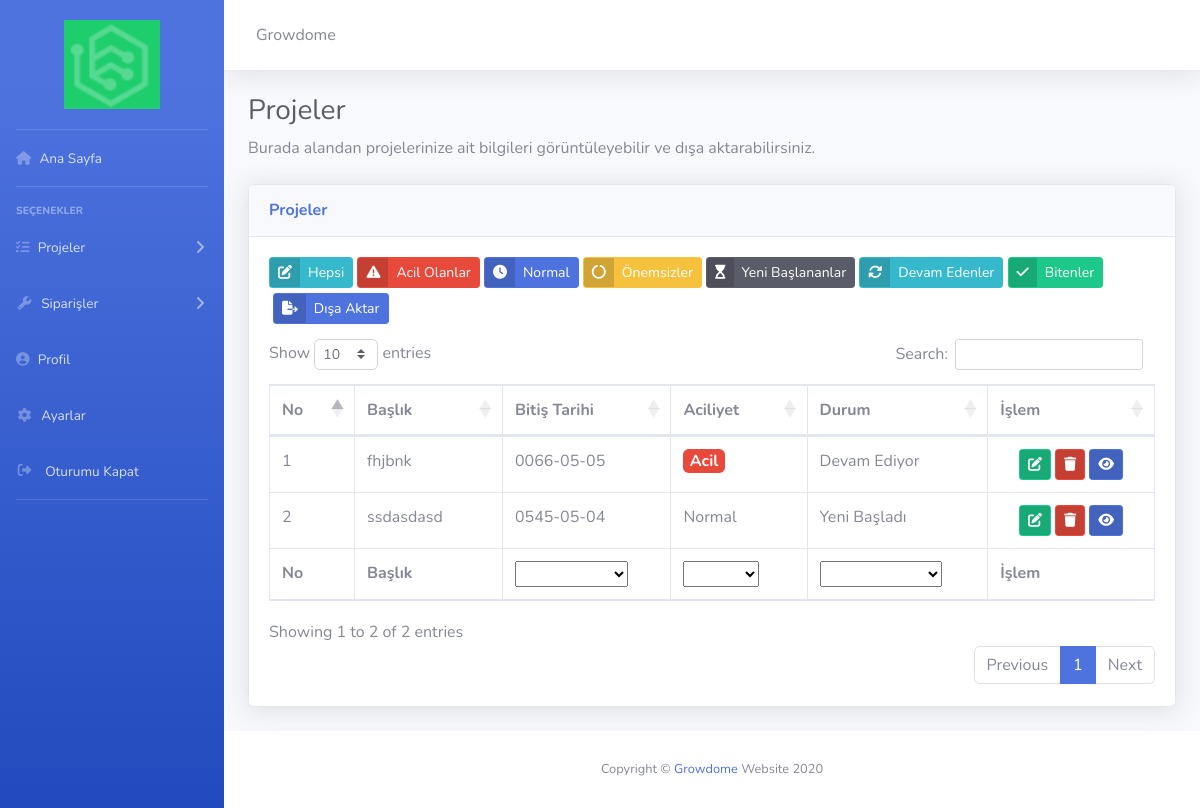
The page /projeler.php (signed in) on the database its author committed.
### tables this page shows
CREATE TABLE `ayarlar` (
  `id` int(11) NOT NULL,
  `site_baslik` varchar(300) NOT NULL,
  `site_aciklama` varchar(500) NOT NULL,
  `site_sahibi` varchar(200) NOT NULL,
  `mail_onayi` int(11) NOT NULL,
  `duyuru_onayi` int(11) NOT NULL,
  `site_logo` varchar(250) NOT NULL
);

CREATE TABLE `proje` (
  `proje_id` int(11) NOT NULL,
  `proje_baslik` varchar(250) NOT NULL,
  `proje_teslim_tarihi` date NOT NULL,
  `proje_aciliyet` varchar(50) NOT NULL,
  `proje_durum` varchar(50) NOT NULL,
  `proje_detay` text NOT NULL,
  `proje_baslama_tarihi` datetime NOT NULL DEFAULT current_timestamp(),
  `dosya_yolu` varchar(500) NOT NULL
);

### projeler.php (the view, shortened to what this page needs)
<?php
include'header.php'
?>
<link href="vendor/datatables/dataTables.bootstrap4.min.css" rel="stylesheet">
<div class="container-fluid">
  <h1 class="h3 mb-2 text-gray-800">Projeler</h1>
  <p class="mb-4">Burada alandan projelerinize ait bilgileri görüntüleyebilir ve dışa aktarabilirsiniz.</p>
  <div class="card shadow mb-4">
    <div class="card-header py-3">
      <h6 class="m-0 font-weight-bold text-primary">Projeler</h6>
    </div>
    <div class="card-body" style="width: 100%">
      <div class="mobilgizle gizlemeyiac" style="margin-bottom: 10px;">
        <button type="button" id="hepsi" style="margin-bottom: 5px;" class="btn btn-sm btn-info btn-icon-split">
          <span class="icon text-white-65">
            <i class="fas fa-edit"></i>
          </span>
          <span class="text">Hepsi</span>
        </button>
        <button type="button" id="acil" style="margin-bottom: 5px;" class="btn btn-sm btn-danger btn-icon-split">
          <span class="icon text-white-65">
            <i class="fas fa-exclamation-triangle"></i>
          </span>
          <span class="text">Acil Olanlar</span>
        </button>
        <button type="button" id="normal" style="margin-bottom: 5px;" class="btn btn-sm btn-primary btn-icon-split">
          <span class="icon text-white-65">
            <i class="fas fa-clock"></i>
          </span>
          <span class="text">Normal</span>
        </button>
        <button type="button" id="acelesiyok" style="margin-bottom: 5px;" class="btn btn-sm btn-warning btn-icon-split">
          <span class="icon text-white-65">
            <i class="fas fa-circle-notch"></i>
          </span>
          <span class="text">Önemsizler</span>
        </button>
        <button type="button" id="yeni" style="margin-bottom: 5px;" class="btn btn-sm btn-dark btn-icon-split">
          <span class="icon text-white-65">
            <i class="fas fa-hourglass-start"></i>
          </span>
          <span class="text">Yeni Başlananlar</span>
        </button>
        <button type="button" id="devam" style="margin-bottom: 5px;" class="btn btn-sm btn-info btn-icon-split">
          <span class="icon text-white-65">
            <i class="fas fa-sync-alt"></i>
          </span>
          <span class="text">Devam Edenler</span>
        </button>
        <button type="button" id="bitti" style="margin-bottom: 5px;" class="btn btn-sm btn-success btn-icon-split">
          <span class="icon text-white-65">
            <i class="fas fa-check"></i>
          </span>
          <span class="text">Bitenler</span>
        </button>
        <span class="dropdown no-arrow">
         <button data-toggle="dropdown" aria-expanded="false" type="button" id="aktarmagizleme" style="margin-left: 4px; margin-bottom: 5px;" class="btn btn-sm btn-primary btn-icon-split dropdown-toggle"><span class="icon text-white-65"><i class="fas fa-file-export"></i></span><span class="text">Dışa Aktar</span>
         </button>
      </span>
    </div>
    <div class="table-responsive">
      <table class="table table-bordered" id="dataTable" width="100%" cellspacing="0">
        <thead>
          <tr>
            <th>No</th>
            <th>Başlık</th>
            <th>Bitiş Tarihi</th>
            <th>Aciliyet</th>
            <th>Durum</th>
            <th>İşlem</th>
          </tr>
        </thead>
        <tbody>
         <?php
         $say=0;
         $projesor=$db->prepare("SELECT * FROM proje ORDER BY proje_id DESC");
         $projesor->execute();
         while ($projecek=$projesor->fetch(PDO::FETCH_ASSOC)) { $say++?>
           <tr>
            <td><?php echo $say; ?></td>
            <td><?php echo $projecek['proje_baslik']; ?></td>
            <td><?php echo $projecek['proje_teslim_tarihi']; ?></td>
            <td><?php
            if ($projecek['proje_aciliyet']=="Acil") {
              echo '<span class="badge badge-danger" style="font-size:1rem">Acil</span>';
            } else {
              echo $projecek['proje_aciliyet'];
            }
            ?></td>
            <td><?php
            if ($projecek['proje_durum']=="Bitti") {
              echo '<span class="badge badge-success" style="font-size:1rem">Bitti</span>';
           } else {
            echo $projecek['proje_durum'];
          }
          ?></td>
          <td>
             <div class="d-flex justify-content-center">
              <form action="projeduzenle.php" method="POST">
                <button type="submit" name="duzenleme" class="btn btn-success btn-sm btn-icon-split">
                  <span class="icon text-white-60">
                    <i class="fas fa-edit"></i>
                  </span>
                </button>
              </form>
              <form class="mx-1" action="islemler/islem.php" method="POST">
                <button type="submit" name="projesilme" class="btn btn-danger btn-sm btn-icon-split">
                  <span class="icon text-white-60">
                    <i class="fas fa-trash"></i>
                  </span>
                </button>
              </form>
            <form action="proje.php" method="POST">
              <button type="submit" name="proje_bak" class="btn btn-primary btn-sm btn-icon-split">
                <span class="icon text-white-60">
                  <i class="fas fa-eye"></i>
                </span>
              </button>
            </form>
          </div>
        </td>
      </tr>
    <?php } ?>
  </tbody>
  <tfoot>
    <tr>
      <th>No</th>
      <th>Başlık</th>
      <th>Bitiş Tarihi</th>
      <th>Aciliyet</th>
      <th>Durum</th>
      <th>İşlem</th>
    </tr>
  </tfoot>
</table>
</div>
</div>
</div>
</div>
<?php include'footer.php' ?>

### header.php (shortened to what this page needs)
<?php
include 'islemler/baglan.php';
$ayarsor=$db->prepare("SELECT * FROM ayarlar");
$ayarsor->execute();
$ayarcek=$ayarsor->fetch(PDO::FETCH_ASSOC);
?>
<!DOCTYPE html>
<html lang="tr">
<head>
  <link href="vendor/fontawesome-free/css/all.min.css" rel="stylesheet" type="text/css">
  <link href="css/sb-admin-2.min.css" rel="stylesheet">
<body id="page-top">
  <div id="wrapper">
    <ul class="navbar-nav bg-gradient-primary sidebar sidebar-dark accordion" id="accordionSidebar">
      <li class="nav-item mt-1 mb-1">
        <center>
          <a class="nav-link" style="text-align: center;" href="index.php" title="Ana Sayfa">
            <img style="width: 50%; height: auto;" src="<?php echo $ayarcek['site_logo'] ?>" alt="<?php echo $ayarcek['site_baslik'] ?>">
          </a>
        </center>
      </li>
      <hr class="sidebar-divider my-0">
      <li class="nav-item">
        <a class="nav-link" href="index.php">
          <i class="fas fa-home"></i>
          <span>Ana Sayfa</span></a>
        </li>
        <hr class="sidebar-divider">
        <div class="sidebar-heading">
          Seçenekler
        </div>
     <li class="nav-item">
          <a class="nav-link collapsed" href="#" data-toggle="collapse" data-target="#collapseone" aria-expanded="true" aria-controls="collapseone">
            <i class="fas fa-tasks"></i>
            <span>Projeler</span>
          </a>
      </li>
      <li class="nav-item">
        <a class="nav-link collapsed" href="#" data-toggle="collapse" data-target="#collapseUtilities" aria-expanded="true" aria-controls="collapseUtilities">
          <i class="fas fa-fw fa-wrench"></i>
          <span>Siparişler</span>
        </a>
      </li>
<li class="nav-item">
          <a class="nav-link" href="profil.php">
            <i class="fas fa-user-circle"></i>
            <span>Profil</span>
          </a>
        </li>
          <li class="nav-item">
            <a class="nav-link" href="ayarlar.php">
              <i class="fas fas fa-fw fa-cog"></i>
              <span>Ayarlar</span>
            </a>
          </li>
        <li class="nav-item">
          <a class="nav-link" href="#" data-toggle="modal" data-target="#logoutModal">
            <span>Oturumu Kapat</span>
          </a>
        </li>
        <hr class="sidebar-divider">
      </ul>
      <div id="content-wrapper" class="d-flex flex-column">
        <div id="content">
          <nav class="navbar navbar-expand navbar-light bg-white topbar mb-4 static-top shadow">
            <form class="d-none d-sm-inline-block form-inline mr-auto ml-md-3 my-2 my-md-0 mw-100">
              <div class="input-group">
                <label><?php echo $ayarcek['site_baslik'] ?></label>
              </div>
            </form>
          <ul class="navbar-nav ml-auto">
              <li class="nav-item dropdown no-arrow">
                <a class="nav-link dropdown-toggle" id="userDropdown" data-toggle="dropdown" >
                </a>
              </li>
            </ul>
          </nav>

### projeler.php (style rules this page uses)
@media only screen and (min-width: 700px) { .mobilgizle { display: block; } }

### rows shown on the page
ayarlar: site_logo (picture), site_baslik "Growdome"
proje: proje_baslik "fhjbnk", proje_teslim_tarihi "0066-05-05", proje_aciliyet "Acil", proje_durum "Devam Ediyor"
proje: proje_baslik "ssdasdasd", proje_teslim_tarihi "0545-05-04", proje_aciliyet "Normal", proje_durum "Yeni Başladı"
